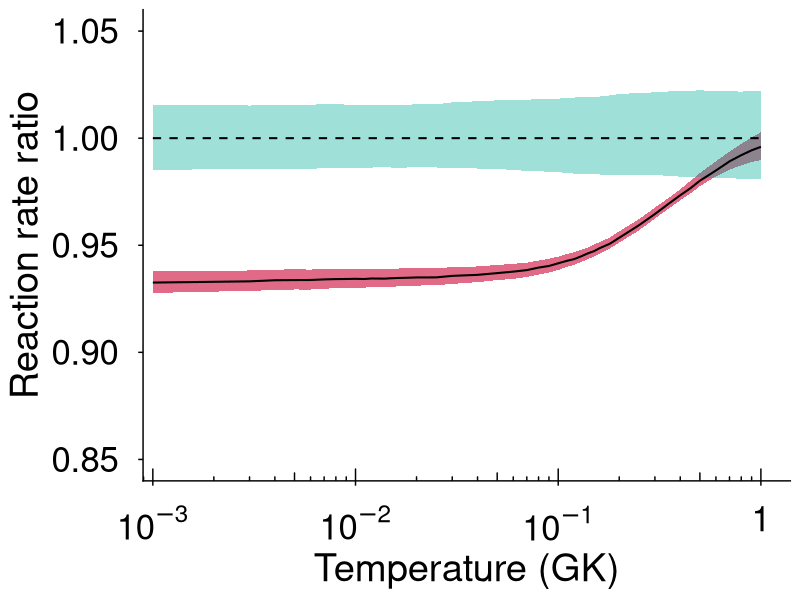

Source code (R):
require(purrr)
require(forcats)
require(dplyr)
require(tidyverse)
require(ggplot2)
require(ggthemes)
require(cowplot)
require(colorspace)
NABe7 <- read.csv("MCMCrates_Be7.csv",header = TRUE)
Norm <- NABe7$median

NAI_new <- NABe7[,c("T9","median","lower","upper")]  %>%
  set_names(c("T9","Adopted","Lower","Upper")) %>%
  mutate(Adopted = Adopted/Norm) %>%
  mutate(Lower = Lower/Norm) %>%
  mutate(Upper = Upper/Norm)  %>%
  mutate(data="presentI")


old <- read.csv("Be7Li.csv",header = TRUE) 
old <- old[,c("T.9","Adopted","Lower","Upper")]  %>%
  set_names(c("T9","Adopted","Lower","Upper"))  %>%
#  filter(T9 <=1) %>%
  mutate(data="previous") %>%
  mutate(Adopted = Adopted/Norm) %>%
  mutate(Lower = Lower/Norm) %>%
  mutate(Upper = Upper/Norm)


joint <- rbind(old,NAI_new) %>%
  filter(T9 <=1)
joint$data <- as.factor(joint$data)
joint$data <- factor(joint$data, levels = c("previous","presentI")) 


pdf("Be7_NAratio.pdf", width=7.75, height=5.5)
ggplot(joint,aes(x=T9,y=Adopted, group=data,fill=data,linetype=data)) +
  geom_ribbon(aes(x=T9,ymin=Lower, ymax=Upper,alpha=data),show.legend=FALSE) +
  scale_alpha_manual(values=c(1,0.375))+
  geom_line(size=0.7) +
  coord_cartesian(ylim=c(0.85,1.05),xlim=c(0.00125,1)) +
  theme_cowplot() + xlab("Temperature (GK)") + ylab("Reaction rate ratio") +
  scale_fill_discrete_qualitative(name="") +
  scale_x_log10(breaks = c(0.001,0.01,0.1,1),labels=c(expression(10^-3),expression(10^-2),
                                                         expression(10^-1),"1"))  +
  scale_y_continuous(breaks = scales::pretty_breaks(n = 7)) +
   annotation_logticks(sides = "b") + 
   #  annotation_logticks(base=2.875,sides = "l") +
  scale_linetype_manual(guide=F,values=c("solid","dashed"),name="") +
  theme(panel.grid.major = element_blank(),
        panel.grid.minor = element_blank(),
        legend.position = c(0.45,0.95),
        legend.text = element_text(size=13),
        legend.text.align = 1,
        legend.background = element_rect(colour = "white",fill=NA),
        plot.background = element_rect(colour = "white", fill = "white"),
        panel.background = element_rect(colour = "white", fill = "white"),
        legend.key = element_rect(colour = "white", fill = "white"),
        axis.title = element_text(color="black", size=27.5),
        strip.background = element_rect("gray85"),
        axis.text.y = element_text(size = 25, margin = unit(c(t = 0, r = 5, b = 0, l = 0), "mm")),
        axis.text.x = element_text(size = 25, margin = unit(c(t = 5, r = 0, b = 0, l = 0), "mm")))
dev.off()
